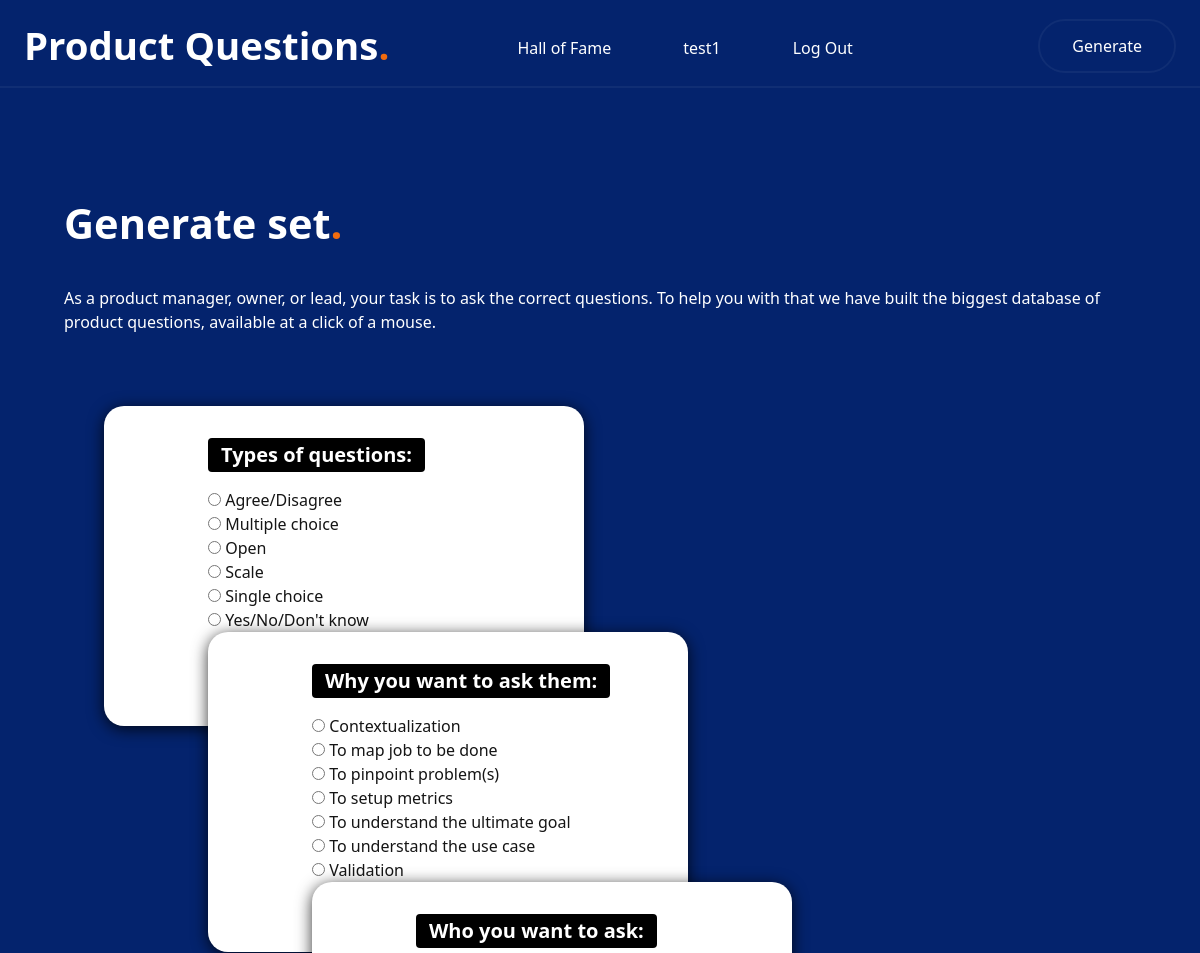
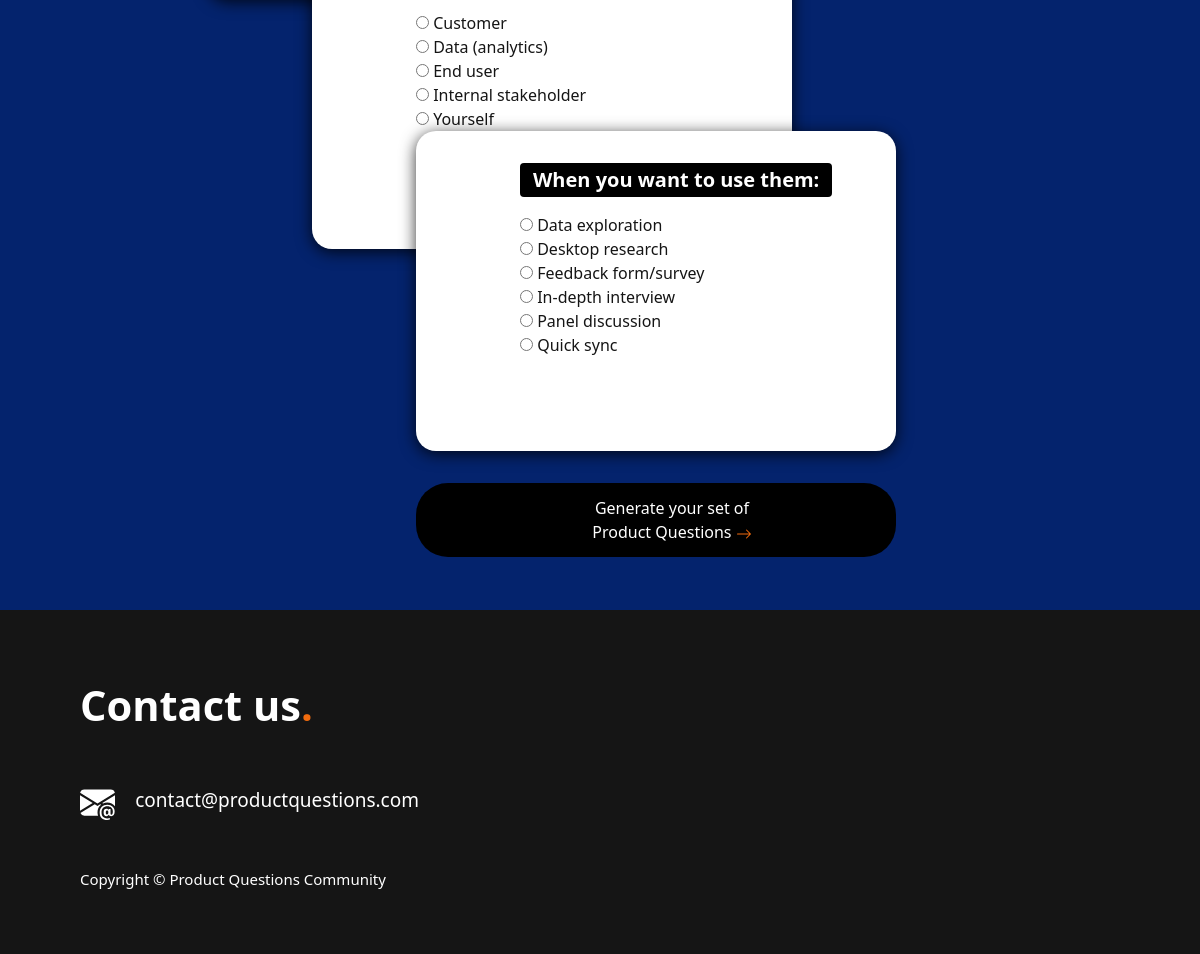
Screenshot of /generate (signed in) with the database file from the repository (2 pictures, top to bottom).
### PQ/models.py (models this page shows)
class User(AbstractUser):
    pass

class Type(models.Model):
    type = models.CharField(max_length=100)
    class Meta:
        ordering = ['type']
    def __str__(self):
        return self.type

class Why(models.Model):
    why = models.CharField(max_length=100)
    class Meta:
        ordering = ['why']
    def __str__(self):
        return self.why

class Who(models.Model):
    who = models.CharField(max_length=100)
    class Meta:
        ordering = ['who']
    def __str__(self):
        return self.who

class When(models.Model):
    when = models.CharField(max_length=100)
    class Meta:
        ordering = ['when']
    def __str__(self):
        return self.when

### PQ/views.py (the view)
# urls.py: path("generate", views.generate, name="generate"),
def generate(request):
    if request.method == "POST":
        form = Generate(request.POST)
        if request.user.is_authenticated:
            user_id = request.user.id
            user = User.objects.get(pk=user_id)
            if form.is_valid():
                    type1 = form.cleaned_data["type"]
                    why = form.cleaned_data["why"]
                    who = form.cleaned_data["who"]
                    when = form.cleaned_data["when"]
                    dateadded = datetime.now()
                    setofquestions_pre = Question.objects.filter(type=type1, why=why, who=who, when=when)
                    numberofselectedquestionsall = len(setofquestions_pre)
                    if numberofselectedquestionsall < 5:
                        setofquestions = random.sample(list(setofquestions_pre), k=numberofselectedquestionsall)
                    else:
                        setofquestions = random.sample(list(setofquestions_pre), k=5)
                    s = Set.objects.create(dategenerated = dateadded, user = user, type = type1, why = why, who = who, when = when)
                    s.save()
                    current_set = Set.objects.get(dategenerated = dateadded, user = user)
                    set_id = current_set.id
                    print(set_id)
                    for q in setofquestions:
                        print(q)
                        current_set.questions.add(q)
                    return HttpResponseRedirect(reverse("set", args=(set_id,)))
            else:
                return render(request, "PQ/set.html", {
                "error": "Ops. Something went wrong!"
                })
        else:
                user_id = 1
                user = User.objects.get(pk=user_id)
                if form.is_valid():
                        type1 = form.cleaned_data["type"]
                        why = form.cleaned_data["why"]
                        who = form.cleaned_data["who"]
                        when = form.cleaned_data["when"]
                        dateadded = datetime.now()
                        setofquestions_pre = Question.objects.filter(type=type1, why=why, who=who, when=when)[:5]
                        numberofselectedquestionsall = len(setofquestions_pre)
                        if numberofselectedquestionsall < 5:
                            setofquestions = random.sample(list(setofquestions_pre), k=numberofselectedquestionsall)
                        else:
                            setofquestions = random.sample(list(setofquestions_pre), k=5)
                        s = Set.objects.create(dategenerated = dateadded, user = user, type = type1, why = why, who = who, when = when)
                        s.save()
                        current_set = Set.objects.get(dategenerated = dateadded, user = user)
                        set_id = current_set.id
                        print(set_id)
                        for q in setofquestions:
                            current_set.questions.add(q)
                        return HttpResponseRedirect(reverse("set", args=(set_id,)))
                else:
                    return render(request, "PQ/set.html", {
                    "error": "Ops. Something went wrong!"
                    })
    else:
        return render(request, "PQ/generate.html", {
            "form": Generate(),
    })

### PQ/views.py
class Generate(ModelForm):
    class Meta:
        model = Set
        fields = ['type', 'why', 'who', 'when']
        widgets = {
            'type': forms.RadioSelect(),
            'why': forms.RadioSelect(),
            'who': forms.RadioSelect(),
            'when': forms.RadioSelect(),
        }
    template_name = "PQ/generate_snippet.html"
    error_messages = {
            NON_FIELD_ERRORS: {
                'must provide': "Please select at least one %(field_labels)s ",
            }
        }

### PQ/templates/PQ/generate.html (shortened to what this page needs)
{% extends "PQ/layout.html" %}
{% block body %}
<div>
    <link href="static/PQ/styles.css" rel="stylesheet">
    <div class="usercontainerhof">
        <div class="titlewhite">
            Generate set<span class="spanincolumns">.</span>
        </div>
        <div class="texttophof fw-lighter">
            As a product manager, owner, or lead, your task is to ask the correct questions.
            To help you with that we have built the biggest database of product questions, available at a click of a mouse.
        </div>
        <form id="formindex" action="{% url 'generate' %}" method="post">
            {{form}}
                </div>
                <div class="buttongeneratediv">
                <button type="submit" class="noborder button3 btn btn-outline-primary"> Generate your set of <br> Product Questions
                    <svg xmlns="http://www.w3.org/2000/svg" width="16" height="16" fill="#f16b0e" class="bi bi-arrow-right" viewBox="0 0 16 16">
                        <path fill-rule="evenodd" d="M1 8a.5.5 0 0 1 .5-.5h11.793l-3.147-3.146a.5.5 0 0 1 .708-.708l4 4a.5.5 0 0 1 0 .708l-4 4a.5.5 0 0 1-.708-.708L13.293 8.5H1.5A.5.5 0 0 1 1 8z"/>
                    </svg>
                </button>
                </div>
            </div>
        </form>
        </div>
    </div>
</div>
{% endblock %}

### PQ/templates/PQ/layout.html (shortened to what this page needs)
{% load static %}
<!DOCTYPE html>
<html lang="en">
    <head>
        <link href="https://cdn.jsdelivr.net/npm/bootstrap@5.1.3/dist/css/bootstrap.min.css" rel="stylesheet">
        <link href="static/PQ/styles.css" rel="stylesheet">
    </head>
    <body>
        <header class="primary-header">
            <nav class="navbar container">
                <a class="logo" href="{% url 'index' %}">Product Questions<span class="spanincolumns">.</span></a>
                <ul class="nav-list">
                    <li class="nav-item">
                        <a class="nav-link" href="{% url 'halloffame' %}">Hall of Fame</a>
                        </li>
                    {% if user.is_authenticated %}
                        <li>
                            <a class="nav-link" href="{% url 'user' %}">{{ user.username }}</a>
                        </li>
                        <li >
                            <a class="nav-link" href="{% url 'logout' %}">Log Out</a>
                        </li>
                    {% else %}
                        <li >
                            <a class="nav-link" href="{% url 'login' %}">Log In</a>
                        </li>
                    {% endif %}
                </ul>
                <a href="{% url 'generate' %}" class="button">Generate</a>
            </nav>
        </header>
        <div>
            {% block body %}
            {% endblock %}
        <footer class="footer">
            <div class="title1">
                Contact us<span class="spanincolumns">.</span>
            </div>
            <div class="footertext">
                <span style="padding-left: 1rem; font-size: 19px;">contact@productquestions.com</span>
                <div class="footercopyright fw-lighter">
                Copyright &#169; Product Questions Community
                </div>
            </div>
        </footer>
    </body>
</html>

### PQ/templates/PQ/generate_snippet.html (shortened to what this page needs)
    <div class="multiselect">
            {% for field in form %}
            <div class="fieldmultiselect">
                <p class="badgecolorblackbig badge">{{ field.label_tag }}</p>
                {{field}}
            {% endfor %}

### PQ/static/PQ/styles.css (style rules this page uses)
body { background-attachment: fixed; background-size: cover; height: 100%; }
a:link { text-decoration: none; color: #fff; }
.primary-header { position:fixed; top: 0; left: 0; z-index: 999; width: 100%; transition: background-color 0.5s; }
.container { max-width: 120rem; margin-inline: auto; padding-inline: 1.5rem; }
.navbar { height: 5.5rem; display: flex; align-items: center; justify-content: space-between; border-bottom: 2px solid rgba(255, 255, 255, 0.05); transition: 0.25s; color: #fff; }
.logo { font-size: 2.4rem; font-weight: 800; color: #151515; }
.nav-list { list-style: none; display: flex; gap: 2.5rem; margin-left: 5rem; margin-right: auto; padding-top: 20px; }
.nav-link { transition: color .25s; text-align: left; color: #d3d3d3; }
.button { border: 2px solid rgba(255, 255, 255, 0.05); display: inline-block; color: #f16b0e; padding: 0.8rem 2rem; border-radius: 2rem; transition: background-color 0.25s; }
.footer { background-color: #151515; color: #fff; }
.footertext { background-color: #151515; color: #fff; padding-left: 5rem; }
.footercopyright { background-color: #151515; color: #fff; padding-top: 3rem; padding-bottom: 4rem; font-size: 15px; }
.noborder { border:0cm }
.spanincolumns { color: #f16b0e; }
.title1 { margin: 3rem; margin-top: 4rem; padding-left: 2rem; display: inline-block; font-size: 2.6rem; font-weight: 800; }
.multiselect { font-size: 1rem; padding-bottom: 5rem; padding-top: 2rem; padding-left: 2.5rem; text-align: left; position: static; width: 100%; padding-top: 0.5rem; }
.fieldmultiselect { font-size: 1rem; padding-bottom: 2rem; padding-top: 2rem; padding-left: 6.5rem; padding-right: 3rem; margin-bottom: 2rem; background-color: #fff; color: #151515; font-weight: 300; width: 30rem; height: 20rem; text-align: left; display: inline-block; position: relative; border-radius:20px; box-shadow: 0 3px 1rem rgba(0, 0, 0, 0.8); }
.button3 { display: inline-block; color: #fff; background-color: black; padding: 0.8rem 5rem; border-color: #fff; border-radius: 2rem; transition: background-color 0.25s; width: 30rem; padding-left: 7rem; }
.badgecolorblackbig { background-color:black; font-size: 1.25rem; }
.usercontainerhof { padding-top: 8rem; text-align: left; color:#fff; justify-content: center; display: flex; width: 100%; background-color: #04236d; display: inline-block; padding-left: 4rem; }
.texttophof { padding-bottom: 4rem; padding-right: 4rem; }
.titlewhite { margin: 2rem; margin-top: 4rem; margin-left: 0rem; display: inline-block; font-size: 2.6rem; font-weight: 800; color: #fff; }

### rows the page displays
User: username "test1"
Type: form "☐ Agree/Disagree ☐ Multiple choice ☐ Open ☐ Scale ☐ Single choice ☐ Yes/No/Don't know"
Why: form "☐ Contextualization ☐ To map job to be done ☐ To pinpoint problem(s) ☐ To setup metrics ☐ To understand the ultimate goa ☐ To understand the use case ☐ Validation"
Who: form "☐ Customer ☐ Data (analytics) ☐ End user ☐ Internal stakeholder ☐ Yourself"
When: form "☐ Data exploration ☐ Desktop research ☐ Feedback form/survey ☐ In-depth interview ☐ Panel discussion ☐ Quick sync"

### other values shown
{{ field.label_tag }} "Types of questions:" "Why you want to ask them:" "Who you want to ask:" "When you want to use them:"
